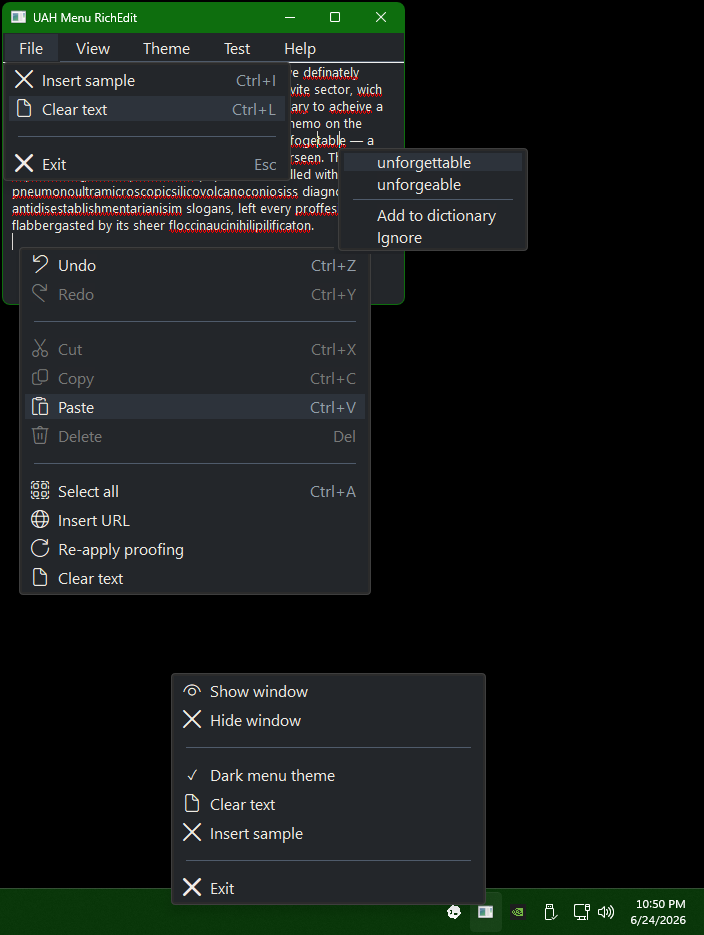
#> input picture examples/uah_menu/merge_view_dark.png, 704 x 935 px
$ python make_ico.py ../examples/uah_menu/merge_view_dark.png out.png
#> lines starting #> are read from the running program, lines starting #| are printed output that depends on the picture
#!/usr/bin/env python3
"""
Create a multi-resolution Windows .ico file from one source image.

Example:
    python make_ico.py note_a.png note_a.ico

Requires:
    pip install pillow
"""

from __future__ import annotations

import argparse
import io
import struct
from pathlib import Path
from PIL import Image


DEFAULT_SIZES = [16, 20, 24, 32, 40, 48, 64, 96, 128, 256]


def fit_icon_canvas(img: Image.Image, size: int) -> Image.Image:
    """
    Resize source image proportionally into a square transparent canvas.
    Keeps the whole icon visible instead of cropping.
    """
    img = img.convert("RGBA")

    # Leave a small margin so shadows and rounded edges survive at small sizes.
    margin = max(0, size // 32)
    target = size - margin * 2

    img.thumbnail((target, target), Image.Resampling.LANCZOS)

    canvas = Image.new("RGBA", (size, size), (0, 0, 0, 0))
    x = (size - img.width) // 2
    y = (size - img.height) // 2
    canvas.alpha_composite(img, (x, y))

    return canvas


def make_png_entry(img: Image.Image) -> bytes:
    """
    Encode one icon image as PNG bytes for modern ICO storage.
    """
    buffer = io.BytesIO()
    img.save(buffer, format="PNG", optimize=True)
    return buffer.getvalue()


def write_ico(source: Path, output: Path, sizes: list[int], export_pngs: bool = False) -> None:
#> called with export_pngs = False
    src_img = Image.open(source).convert("RGBA")
#> src_img is the input picture: PIL image 704x935 RGBA; mean R, G, B, A 21.5, 25.9, 24, 255

    entries: list[tuple[int, bytes]] = []

    for size in sizes:
        icon_img = fit_icon_canvas(src_img, size)
        png_data = make_png_entry(icon_img)
        entries.append((size, png_data))

        if export_pngs:
            png_path = output.with_name(f"{output.stem}_{size}x{size}.png")
            icon_img.save(png_path)
#> this loop made 10 passes
#> pass 1, in write_ico, `icon_img = fit_icon_canvas(src_img, size)`:
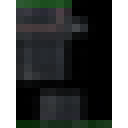
#> icon_img: PIL image 16x16 RGBA (shown 8 times larger); mean R, G, B, A 16.6, 19.6, 18.5, 191.2; transparent parts drawn white
#> pass 2, in write_ico, `icon_img = fit_icon_canvas(src_img, size)`:
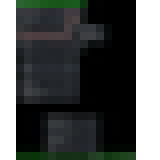
#> icon_img: PIL image 20x20 RGBA (shown 8 times larger); mean R, G, B, A 16.6, 19.7, 18.4, 191.2; transparent parts drawn white
#> after the loop:
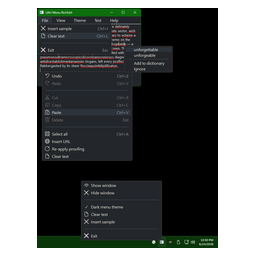
#> icon_img: PIL image 256x256 RGBA; mean R, G, B, A 14.3, 17.2, 15.9, 169; transparent parts drawn white
#> after the loop, entries = 10 items

    # ICO header:
    # Reserved: 0
    # Type: 1 for icons
    # Count: number of images
    ico_header = struct.pack("<HHH", 0, 1, len(entries))

    directory = bytearray()
    image_data = bytearray()

    # Directory starts after 6-byte header plus 16 bytes per entry.
    offset = 6 + 16 * len(entries)
#> offset = 166

    for size, png_data in entries:
        width_byte = 0 if size == 256 else size
        height_byte = 0 if size == 256 else size

        # ICONDIRENTRY layout:
        # BYTE  width
        # BYTE  height
        # BYTE  color_count
        # BYTE  reserved
        # WORD  color_planes
        # WORD  bits_per_pixel
        # DWORD image_size
        # DWORD image_offset
        directory.extend(
            struct.pack(
                "<BBBBHHII",
                width_byte,
                height_byte,
                0,          # color count: 0 means >= 256 colors
                0,          # reserved
                1,          # color planes
                32,         # bits per pixel
                len(png_data),
                offset,
            )
        )

        image_data.extend(png_data)
        offset += len(png_data)
#> this loop made 10 passes
#> (size, width_byte, height_byte, offset) on passes 1 to 10: (16, 16, 16, 656), (20, 20, 20, 1288), (24, 24, 24, 2109), (32, 32, 32, 3185), (40, 40, 40, 4629), (48, 48, 48, 6556), (64, 64, 64, 9365), (96, 96, 96, 14866), (128, 128, 128, 23326), (256, 0, 0, 49582)
#> after the loop, offset = 49582

    output.write_bytes(ico_header + directory + image_data)


def parse_sizes(value: str) -> list[int]:
    sizes = []
    for part in value.split(","):
        size = int(part.strip())
        if size < 1 or size > 256:
            raise argparse.ArgumentTypeError("ICO sizes must be from 1 to 256.")
        sizes.append(size)

    return sorted(set(sizes))


def main() -> None:
    parser = argparse.ArgumentParser(description="Create a multi-resolution Windows ICO file.")
    parser.add_argument("source", type=Path, help="Input image, preferably a large transparent PNG.")
    parser.add_argument("output", type=Path, help="Output .ico file.")
    parser.add_argument(
        "--sizes",
        type=parse_sizes,
        default=DEFAULT_SIZES,
        help="Comma-separated icon sizes. Default: 16,20,24,32,40,48,64,96,128,256",
    )
    parser.add_argument(
        "--export-pngs",
        action="store_true",
        help="Also save each resized PNG next to the ICO.",
    )

    args = parser.parse_args()

    write_ico(
        source=args.source,
        output=args.output,
        sizes=args.sizes,
        export_pngs=args.export_pngs,
    )

    print(f"Created {args.output}")
    print(f"Sizes: {', '.join(str(s) + 'x' + str(s) for s in args.sizes)}")


if __name__ == "__main__":
    main()
